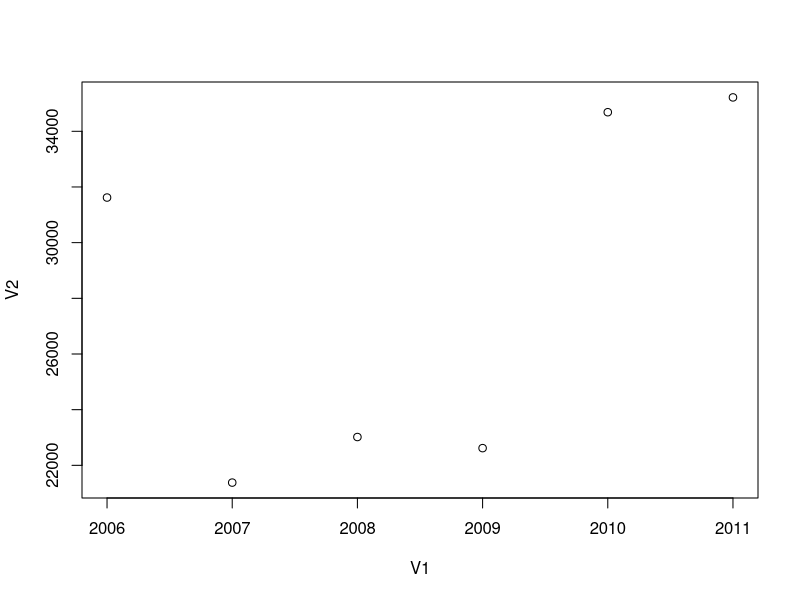

The R source for this figure:
#Cago
#Lincoln-Peterson

dat <- read.csv("cago_cap_history.csv")

Nhat <- as.data.frame(matrix(ncol=2, nrow=(2011-2005)))
Nhat[,1] <- seq(2006,2011)

for(i in 1:6){
    Nhat[i,2] <- sum(dat[,(i+3)])* # captures in year i + 3
                  sum(dat[,(i+4)])/ # captures in year i + 4
                    sum(ifelse(dat[,(i+3)]&dat[,(i+4)]==1,1,0)) # captures which were captured in both years
}

# resulting equation is captures in year i times captures in year i+1 divided by the number of birds captured in both years

plot(Nhat)

write.csv(Nhat, "cago_nhat_lincoln_peterson.csv")
